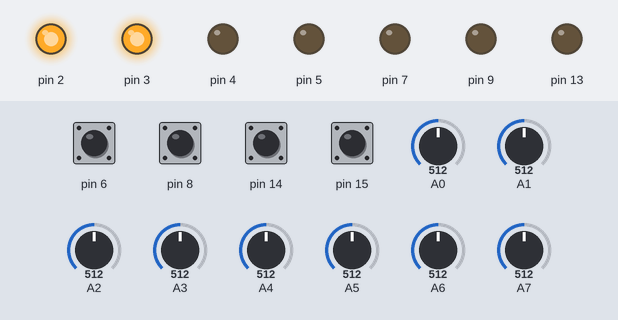
Bench run of a sketch on a simulated Arduino Uno, built with avr-gcc and run on an emulated ATmega328P. On the bench: output pins drawn as LEDs (lit = HIGH). The inputs (shaded band) are chosen by the test bench; at power-on: pin 6, pin 8, pin 14, pin 15 HIGH, A0 = 512, A1 = 512, A2 = 512, A3 = 512, A4 = 512, A5 = 512, A6 = 512, A7 = 512. What the sketch prints to the serial monitor is not drawn.

Above: at 1.2 s.
1.3 s: pin 6 pulled LOW for 0.15 s
At 1.6 s:
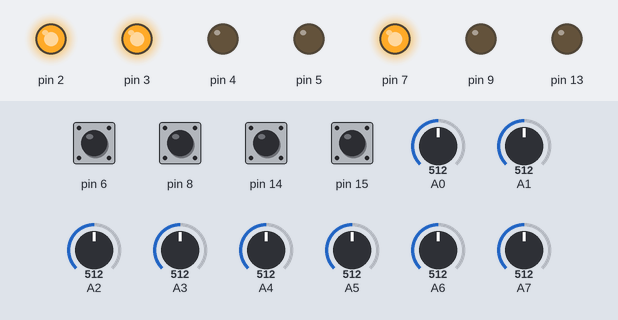
2.9 s: pin 8 pulled LOW for 0.15 s
At 4.0 s:
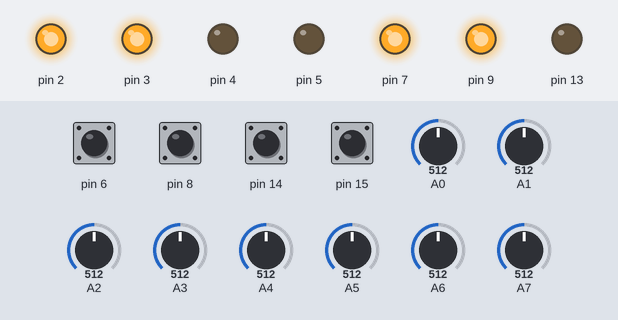
4.5 s: pin 14 pulled LOW for 0.15 s
At 5.1 s:
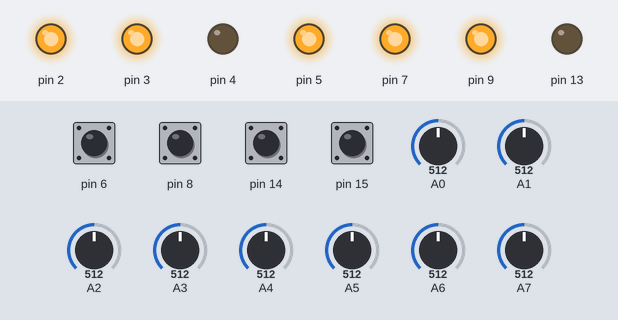
6.1 s: pin 15 pulled LOW for 0.15 s
At 7.3 s:
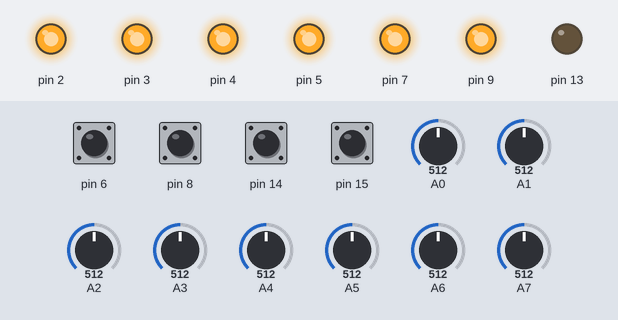
7.7 s: pin 6 pulled LOW for 1 s
At 8.5 s:
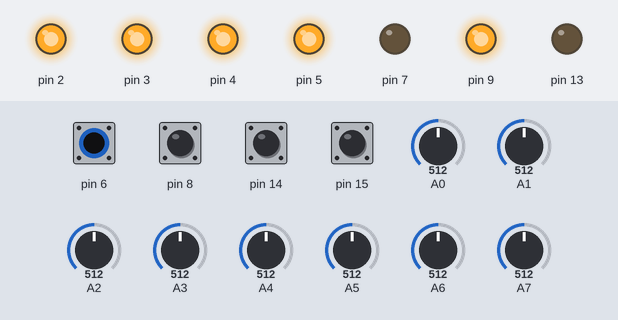
10.2 s: pin 8 pulled LOW for 1 s
At 11.0 s:
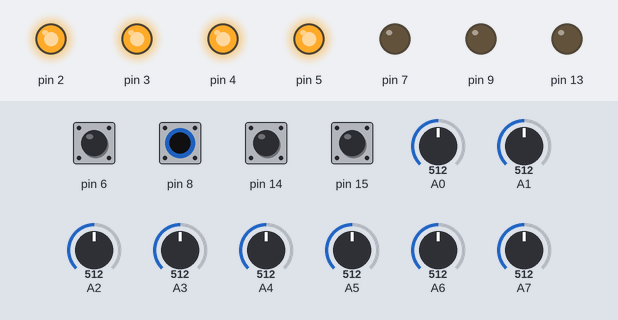
Timing chart, 0 to 13.2 s (numbered marks = the images above; inputs shaded):
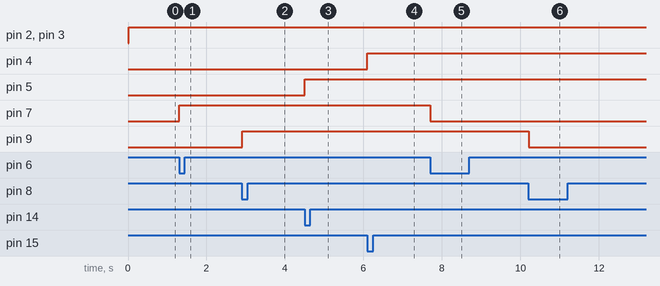

The sketch:

synthseqr_test_suite.pde
```cpp
/*
 synthseqr assembly test suite

 2011-11-28 Steve Cooley

 */


#include "Button.h"
#include "LED.h"
#include "Potentiometer.h"

////////////////////////////////
//
// sliders
//
////////////////////////////////

Potentiometer voice_sliders[16] = {
  Potentiometer(15),Potentiometer(14),Potentiometer(13),Potentiometer(12),Potentiometer(11),Potentiometer(10),Potentiometer(9),Potentiometer(8), Potentiometer(7),Potentiometer(6),Potentiometer(5),Potentiometer(4),Potentiometer(3),Potentiometer(2),Potentiometer(1),Potentiometer(0)};

int voice_slider_values[16];

int raw_voice_slider_values[16];


int CC_cleared_to_update_values[16];
int NN_cleared_to_update_values[16];
int VL_cleared_to_update_values[16];
int MC_cleared_to_update_values[16];

int voice_slider_midivelocity[16];
int voice_slider_midicc[16];
int voice_slider_midinotenum[16] = {
  36,37,38,39,40,41,42,43,44,45,46,47,48,49,50,51};
int voice_slider_midichannel[16] = {
  1,1,1,1,1,1,1,1,1,1,1,1,1,1,1,1};

int last_voice_slider_values[16];
int slider_mode = 1;
int slider_mode_total = 4;
int slider_reset_counter = 0;
const char *slider_message_header = "VL";
int slider_map_low_value = -2;
int slider_map_high_value = 127;
int slider_step_value = 2;


///////////////////////////////////
//
// Step buttons and LEDs
//
///////////////////////////////////

LED step_leds[16] = {
  LED(22), LED(24), LED(26), LED(28),
  LED(30), LED(32), LED(34), LED(36),
  LED(38), LED(40), LED(42), LED(44),
  LED(46), LED(48), LED(50), LED(52)}
;

Button step_buttons[16] = {
  Button(23,PULLUP),Button(25,PULLUP),Button(27,PULLUP),Button(29,PULLUP),
  Button(31,PULLUP),Button(33,PULLUP),Button(35,PULLUP),Button(37,PULLUP),
  Button(39,PULLUP),Button(41,PULLUP),Button(43,PULLUP),Button(45,PULLUP),
  Button(47,PULLUP),Button(49,PULLUP),Button(51,PULLUP),Button(53,PULLUP)}
;

int step_data[4][8][16];
int pattern_value;
int step_value;


//////////////////////////////////
//
// Pattern select buttons and LEDS
//
//////////////////////////////////

LED pattern_select_leds[6] = {
 LED(2),
 LED(3),
 LED(4),
 LED(5),
 LED(7),
 LED(9)
 };

int pattern_select_button_pressing_counter = 0;

Button pattern_select_buttons[6] = {
  Button(21, PULLUP),
  Button(20, PULLUP),
  Button(15, PULLUP),
  Button(14, PULLUP),
  Button(6, PULLUP),
  Button(8, PULLUP)
};

int extended_step_length_mode = 0;
int current_pattern = 0;
int patterns_to_play_in_a_row = 1;

char* pattern_padding;
char* step_padding;


void setup()
{

  Serial.begin(57600);
  // patter 1 15, led 4
  // pattern 2 14, led 5
  // pattern 3 6, led 7
  // pattern 4 8, led 9

  // right 16
  // left 17 button 17,
  // down 18
  // up 19

  // enter  button 20, led 3


}


void loop()
{


  // step buttons
  for(int i=0; i<=15; i++)
  {
    if(step_buttons[i].uniquePress()){
      step_leds[i].toggle();
      Serial.print(i);
      Serial.println(" received");


    }
  }

  // pattern select buttons
  for(int i=0; i<=5; i++)
  {
    if(pattern_select_buttons[i].uniquePress()){
      pattern_select_leds[i].toggle();
      Serial.print(i);
      Serial.println(" received");
    }
  }

   // get the raw value
  for(int j = 0; j<=15; j++)
  {
    int sensorValue = map(voice_sliders[j].getValue(), 0,1023,slider_map_low_value,slider_map_high_value);


    if(sensorValue > 10) {
      Serial.print(j);
      Serial.print(" ");
      Serial.println(sensorValue);
    }
  }

}
```

Button.cpp
```cpp
// (licence header left out)
#include <Wiring.h>
#include "Button.h"

#define CURRENT 0
#define PREVIOUS 1
#define CHANGED 2

/*
|| @constructor
|| | Set the initial state of this button
|| #
||
|| @parameter buttonPin  sets the pin that this switch is connected to
|| @parameter buttonMode indicates BUTTON_PULLUP or BUTTON_PULLDOWN resistor
*/
Button::Button(uint8_t buttonPin, uint8_t buttonMode)
{
  pin = buttonPin;
  pinMode(pin, INPUT);

  buttonMode == BUTTON_PULLDOWN ? pulldown() : pullup(buttonMode);
  state = 0;
  bitWrite(state, CURRENT, !mode);

  cb_onPress = 0;
  cb_onRelease = 0;
  cb_onClick = 0;
  cb_onHold = 0;

  numberOfPresses = 0;
  triggeredHoldEvent = true;
}

/*
|| @description
|| | Prepare logic for a pullup button.
|| | If mode is internal set pin HIGH as default
|| #
*/
void Button::pullup(uint8_t buttonMode)
{
  mode = BUTTON_PULLUP;
  if (buttonMode == BUTTON_PULLUP_INTERNAL)
  {
    digitalWrite(pin, HIGH);
  }
}

/*
|| @description
|| | Set pin LOW as default
|| #
*/
void Button::pulldown(void)
{
  mode = BUTTON_PULLDOWN;
}

/*
|| @description
|| | Return the bitRead(state,CURRENT) of the switch
|| #
||
|| @return true if button is pressed
*/
bool Button::isPressed(void)
{
  //save the previous value
  bitWrite(state, PREVIOUS, bitRead(state, CURRENT));

  //get the current status of the pin
  if (digitalRead(pin) == mode)
  {
    //currently the button is not pressed
    bitWrite(state, CURRENT, false);
  }
  else
  {
    //currently the button is pressed
    bitWrite(state, CURRENT, true);
  }

  //handle state changes
  if (bitRead(state, CURRENT) != bitRead(state, PREVIOUS))
  {
    //the state changed to PRESSED
    if (bitRead(state, CURRENT) == true)
    {
      numberOfPresses++;
      if (cb_onPress)
      {
        cb_onPress(*this);  //fire the onPress event
      }
      pressedStartTime = millis();             //start timing
      triggeredHoldEvent = false;
    }
    else //the state changed to RELEASED
    {
      if (cb_onRelease)
      {
        cb_onRelease(*this);  //fire the onRelease event
      }
      if (cb_onClick)
      {
        cb_onClick(*this);  //fire the onClick event AFTER the onRelease
      }
      //reset states (for timing and for event triggering)
      pressedStartTime = -1;
    }
    //note that the state changed
    bitWrite(state, CHANGED, true);
  }
  else
  {
    //note that the state did not change
    bitWrite(state, CHANGED, false);
    //should we trigger a onHold event?
    if (pressedStartTime != -1 && !triggeredHoldEvent)
    {
      if (millis() - pressedStartTime > holdEventThreshold)
      {
        if (cb_onHold)
        {
          cb_onHold(*this);
          triggeredHoldEvent = true;
        }
      }
    }
  }
  return bitRead(state, CURRENT);
}

/*
|| @description
|| | Return true if the button has been pressed
|| #
*/
bool Button::wasPressed(void)
{
  return bitRead(state, CURRENT);
}

/*
|| @description
|| | Return true if state has been changed
|| #
*/
bool Button::stateChanged(void)
{
  return bitRead(state, CHANGED);
}

/*
|| @description
|| | Return true if the button is pressed, and was not pressed before
|| #
*/
bool Button::uniquePress(void)
{
  return (isPressed() && stateChanged());
}

/*
|| @description
|| | onHold polling model
|| | Check to see if the button has been pressed for time ms
|| | This will clear the counter for next iteration and thus return true once
|| #
*/
bool Button::held(unsigned int time /*=0*/)
{
  unsigned int threshold = time ? time : holdEventThreshold; //use holdEventThreshold if time == 0
  //should we trigger a onHold event?
  if (pressedStartTime != -1 && !triggeredHoldEvent)
  {
    if (millis() - pressedStartTime > threshold)
    {
      triggeredHoldEvent = true;
      return true;
    }
  }
  return false;
}

/*
|| @description
|| | Polling model for holding, this is true every check after hold time
|| | Check to see if the button has been pressed for time ms
|| #
*/
bool Button::heldFor(unsigned int time)
{
  if (isPressed())
  {
    if (millis() - pressedStartTime > time)
    {
      return true;
    }
  }
  return false;
}

/*
|| @description
|| | Set the hold event time threshold
|| #
*/
void Button::setHoldThreshold(unsigned int holdTime)
{
  holdEventThreshold = holdTime;
}

/*
|| @description
|| | Register a handler for presses on this button
|| #
||
|| @parameter handler The function to call when this button is pressed
*/
void Button::pressHandler(buttonEventHandler handler)
{
  cb_onPress = handler;
}

/*
|| @description
|| | Register a handler for releases on this button
|| #
||
|| @parameter handler The function to call when this button is released
*/
void Button::releaseHandler(buttonEventHandler handler)
{
  cb_onRelease = handler;
}

/*
|| @description
|| | Register a handler for clicks on this button
|| #
||
|| @parameter handler The function to call when this button is clicked
*/
void Button::clickHandler(buttonEventHandler handler)
{
  cb_onClick = handler;
}

/*
|| @description
|| | Register a handler for when this button is held
|| #
||
|| @parameter handler The function to call when this button is held
*/
void Button::holdHandler(buttonEventHandler handler, unsigned int holdTime /*=0*/)
{
  if (holdTime > 0)
  {
    setHoldThreshold(holdTime);
  }
  cb_onHold = handler;
}

/*
|| @description
|| | Get the time this button has been held
|| #
||
|| @return The time this button has been held
*/
unsigned int Button::holdTime() const
{
  if (pressedStartTime != -1)
  {
    return millis() - pressedStartTime;
  }
  else return 0;
}

/*
|| @description
|| | Compare a button object against this
|| #
||
|| @parameter  rhs the Button to compare against this Button
||
|| @return true if they are the same
*/
bool Button::operator==(Button &rhs)
{
  return (this == &rhs);
}
```

Button.h
```cpp
// (licence header left out)
#ifndef BUTTON_H
#define BUTTON_H

#include <stdint.h>

#define BUTTON_PULLUP HIGH
#define PULLUP 2
#define BUTTON_PULLUP_INTERNAL 2
#define BUTTON_PULLDOWN LOW

class Button;
typedef void (*buttonEventHandler)(Button&);

class Button
{
  public:

    Button(uint8_t buttonPin, uint8_t buttonMode = BUTTON_PULLUP_INTERNAL);

    void pullup(uint8_t buttonMode);
    void pulldown();

    bool isPressed();
    bool wasPressed();
    bool stateChanged();
    bool uniquePress();

    void setHoldThreshold(unsigned int holdTime);
    bool held(unsigned int time = 0);
    bool heldFor(unsigned int time);

    void pressHandler(buttonEventHandler handler);
    void releaseHandler(buttonEventHandler handler);
    void clickHandler(buttonEventHandler handler);
    void holdHandler(buttonEventHandler handler, unsigned int holdTime = 0);

    unsigned int holdTime() const;
    inline unsigned int presses() const
    {
      return numberOfPresses;
    }

    bool operator==(Button &rhs);

  private:
    uint8_t pin;
    uint8_t mode;
    uint8_t state;
    unsigned int pressedStartTime;
    unsigned int holdEventThreshold;
    buttonEventHandler cb_onPress;
    buttonEventHandler cb_onRelease;
    buttonEventHandler cb_onClick;
    buttonEventHandler cb_onHold;
    unsigned int numberOfPresses;
    bool triggeredHoldEvent;
};

#endif
// BUTTON_H
```

LED.cpp
```cpp
// (licence header left out)
#include "LED.h"

LED::LED(uint8_t ledPin){
	this->pin=ledPin;
	this->status=LOW;
	pinMode(this->pin,OUTPUT);
}

bool LED::getState(){ return status; }

void LED::on(void){
	digitalWrite(pin,HIGH);
	this->status=true;
}

void LED::off(void){
	digitalWrite(pin,LOW);
	this->status=false;
}

void LED::toggle(void){
	status ? off() : on();
}

void LED::blink(unsigned int time, byte times){
	for (byte i=0; i<times; i++){
		toggle();
		delay(time/2);
		toggle();
		delay(time/2);
	}
}

//assume PWM
void LED::setValue(byte val){
	analogWrite(pin,val);
	val<=127 ? this->status=false : this->status=true;
}

//assume PWM
void LED::fadeIn(unsigned int time){
	for (byte value = 0 ; value < 255; value+=5){
		analogWrite(pin, value);
		delay(time/(255/5));
	}
	on();
}

//assume PWM
void LED::fadeOut(unsigned int time){
	for (byte value = 255; value >0; value-=5){
		analogWrite(pin, value);
		delay(time/(255/5));
	}
	off();
}

extern LED DEBUG_LED(13);

/*
|| @changelog
|| | 2009-04-07 - Alexander Brevig : Altered API
|| | 2009-04-17 - Alexander Brevig : Initial Release
|| #
*/
```

LED.h
```cpp
// (licence header left out)
#ifndef LED_H
#define LED_H

#include "WProgram.h"

class LED{
  public:
    LED(uint8_t ledPin);
	bool getState();
    void on();
	void off();
	void toggle();
	void blink(unsigned int time, byte times=1);
	void setValue(byte val);
	void fadeIn(unsigned int time);
	void fadeOut(unsigned int time);
  private:
	bool status;
	uint8_t pin;
};

extern LED DEBUG_LED;

#endif

/*
|| @changelog
|| | 1.1 2009-05-07 - Alexander Brevig : Added blink(uint,byte), requested by: Josiah Ritchie - josiah@josiahritchie.com
|| | 1.1 2009-04-07 - Alexander Brevig : Altered API
|| | 1.0 2009-04-17 - Alexander Brevig : Initial Release
|| #
*/
```

Potentiometer.cpp
```cpp
/*
||
|| @author Alexander Brevig
|| @version 1.1
||
*/

#include "Potentiometer.h"

Potentiometer::Potentiometer(uint8_t potPin){
	pin=potPin;
	setSectors(6);
}

Potentiometer::Potentiometer(uint8_t potPin, uint16_t sectors){
	pin=potPin;
	setSectors(sectors);
}

uint16_t Potentiometer::getValue(){
	return analogRead(pin);
}

uint16_t Potentiometer::getSector(){
	return analogRead(pin)/(1024/sectors);
}

void Potentiometer::setSectors(uint16_t newSectors){
	if (newSectors<1024 && newSectors>0){
		sectors=newSectors;
	}else if (newSectors<0){
		sectors=0;
	}else{
		sectors=1023;
	}
}
```

Potentiometer.h
```cpp
/*
||
|| @author Alexander Brevig
|| @version 1.1
||
*/

#ifndef Potentiometer_H
#define Potentiometer_H

#include "WProgram.h"

class Potentiometer {
	public:
		Potentiometer(uint8_t potPin);
		Potentiometer(uint8_t potPin, uint16_t sectors);
		uint16_t getValue();
		uint16_t getSector();
		void setSectors(uint16_t sectors);
	private:
		uint8_t pin;
		uint16_t sectors;
};

#endif
```

Measured:
- after the input at 1.3 s, pin 7: LOW → HIGH at once
- after the input at 2.9 s, pin 9: LOW → HIGH at once
- after the input at 4.5 s, pin 5: LOW → HIGH at once
- after the input at 6.1 s, pin 4: LOW → HIGH at once
- after the input at 7.7 s, pin 7: HIGH → LOW at once
- after the input at 10.2 s, pin 9: HIGH → LOW at once
